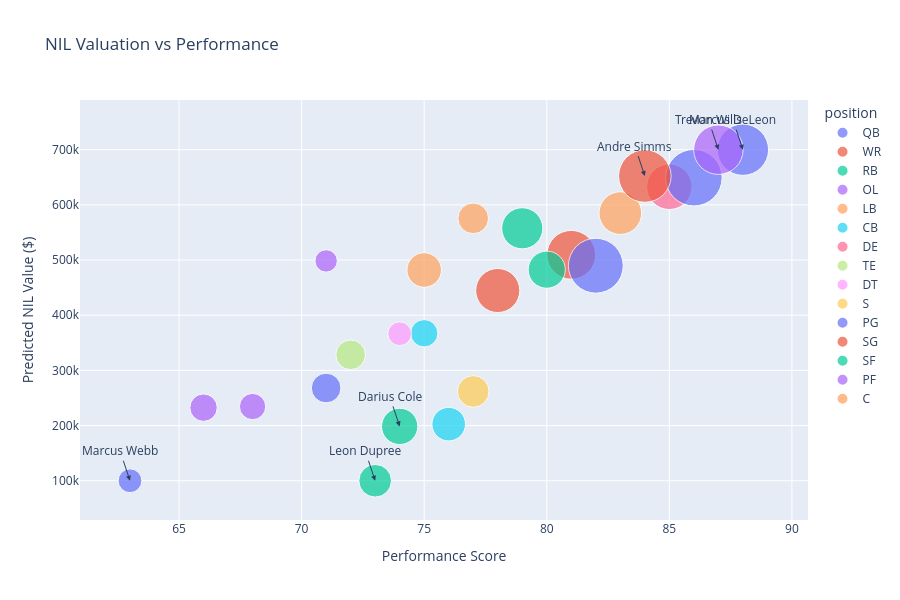

Here is the notebook cell this chart was saved with:
### Markdown cell above
### Multiplier Justification — Required

**Justify every multiplier above 1.1x or below 0.9x. Reference your gap analysis numbers specifically.**

> *QB multiplier = 1.5x because our current quarterback is rated 58 versus a pool average of 79.5 — a 21.5-point gap, the largest single weakness on either roster. Quarterback is also the position most likely to single-handedly change win totals, and football drives the majority of the program's revenue, so we weighted this as our top overall priority.*
>
> *LB multiplier = 1.2x because our linebacker is rated 74 against a pool average of 83, a 9-point gap and the second-largest weakness on the football roster. Linebacker play anchors the front seven, and the pool gives us a real chance to upgrade a starter-level need without paying QB-level premiums.*
>
> *WR multiplier = 0.8x because our wide receiver is rated 84 versus a pool average of 81 — we are already above the pool average at this position, so we have no need to pay a premium here.*
>
> *OL multiplier = 0.8x because our offensive line ratings (79 and 77) both sit above the pool average of 69.5. This is a position of relative strength, not need, so we discounted it to avoid overspending on a group that is already solid.*
>
> *DT multiplier = 0.8x for the same reason — our DT is rated 80 against a pool average of 74, a 6-point cushion in our favor. We would rather direct that NIL spend toward positions with real gaps.*
>
> *SG multiplier = 1.5x because our shooting guard is rated 61 versus a pool average of 81 — a 20-point gap, the single largest weakness across both rosters. Backcourt scoring was the clearest hole in our basketball roster, so we set this as our highest basketball priority alongside point guard.*
>
> *PG multiplier = 1.4x because our point guard is rated 62 against a pool average of 77, a 15-point gap. Point guard runs the offense, and this gap was large enough that we treated it as a near-equal priority to shooting guard.*
>
> *PF multiplier = 0.8x because our power forward is rated 81 versus a pool average of 76.5 — we are already above average here, so this position did not need a premium.*
>
> *C multiplier = 0.8x because our center is rated 83 against a pool average of 76, the largest surplus on either roster. This is our deepest position of strength, so we discounted it the most to free up budget for our guard targets.*
>
> *Across both sports, the pattern is consistent: multipliers above 1.0x mark positions where we are below the pool average and actively need an upgrade (QB, LB, PG, SG), and multipliers below 1.0x mark positions where we are already above the pool average and can afford to pass at a normal price (WR, OL, DT, PF, C). This kept our valuation model aligned with the actual roster gaps from Phase 1 rather than treating every position as equally important.*

### Code cell
# ── PHASE 2 VISUAL: VALUATION VS PERFORMANCE SCATTER (Option B) ─────────────
# Bubble chart: x = performance_score, y = predicted_nil_value,
# bubble size = social_media_followers, color = position.
# Annotated outliers show who is over- or under-valued relative to performance.

# Combine football and basketball into one dataframe
combined_df = pd.concat([fb, bk], ignore_index=True)

# ── CREATE SCATTER / BUBBLE CHART ─────────────────────────────────────────────

fig = px.scatter(
    combined_df,
    x='performance_score',
    y='predicted_nil_value',
    size='social_media_followers',
    color='position',
    hover_name='name',
    title='NIL Valuation vs Performance',
    labels={
        'performance_score': 'Performance Score',
        'predicted_nil_value': 'Predicted NIL Value ($)',
        'social_media_followers': 'Social Media Followers'
    },
    size_max=40
)

# ── IDENTIFY OUTLIERS ─────────────────────────────────────────────────────────
# High valuation despite lower performance OR
# low valuation despite strong performance
#
# "Expected" value is performance_score scaled by the pool's average
# $-per-performance-point ratio, rather than a fixed constant — this way the
# baseline reflects this specific athlete pool instead of an arbitrary number.

dollars_per_performance_point = (
    combined_df['predicted_nil_value'].sum() / combined_df['performance_score'].sum()
)

combined_df['value_gap'] = (
    combined_df['predicted_nil_value'] -
    combined_df['performance_score'] * dollars_per_performance_point
)

# Top overvalued and undervalued players
outliers = pd.concat([
    combined_df.nlargest(3, 'value_gap'),
    combined_df.nsmallest(3, 'value_gap')
])

# ── ADD ANNOTATIONS ───────────────────────────────────────────────────────────

for _, row in outliers.iterrows():
    fig.add_annotation(
        x=row['performance_score'],
        y=row['predicted_nil_value'],
        text=row['name'],
        showarrow=True,
        arrowhead=2
    )

# ── LAYOUT ────────────────────────────────────────────────────────────────────

fig.update_layout(
    height=600,
    xaxis_title='Performance Score',
    yaxis_title='Predicted NIL Value ($)'
)

fig.show()

### Figure 1 — Plotly figure (JSON) as saved in the notebook; plotly's stock layout.template omitted (floating-point values rounded to 4 significant figures)
{"data": [{"hovertemplate": "<b>%{hovertext}</b><br><br>position=QB<br>Performance Score=%{x}<br>Predicted NIL Value ($)=%{y}<br>Social Media Followers=%{marker.size}<extra></extra>", "hovertext": ["Marcus DeLeon", "Tyler Beaumont"], "legendgroup": "QB", "marker": {"color": "#636efa", "size": [42000, 14000], "sizemode": "area", "sizeref": 31.88, "symbol": "circle"}, "mode": "markers", "name": "QB", "orientation": "v", "showlegend": true, "type": "scatter", "x": [88, 71], "xaxis": "x", "y": [700000.0, 268000.0], "yaxis": "y"}, {"hovertemplate": "<b>%{hovertext}</b><br><br>position=WR<br>Performance Score=%{x}<br>Predicted NIL Value ($)=%{y}<br>Social Media Followers=%{marker.size}<extra></extra>", "hovertext": ["Jaylen Hooks"], "legendgroup": "WR", "marker": {"color": "#EF553B", "size": [38000], "sizemode": "area", "sizeref": 31.88, "symbol": "circle"}, "mode": "markers", "name": "WR", "orientation": "v", "showlegend": true, "type": "scatter", "x": [81], "xaxis": "x", "y": [509500.0], "yaxis": "y"}, {"hovertemplate": "<b>%{hovertext}</b><br><br>position=RB<br>Performance Score=%{x}<br>Predicted NIL Value ($)=%{y}<br>Social Media Followers=%{marker.size}<extra></extra>", "hovertext": ["Darius Cole", "Leon Dupree"], "legendgroup": "RB", "marker": {"color": "#00cc96", "size": [21000, 17000], "sizemode": "area", "sizeref": 31.88, "symbol": "circle"}, "mode": "markers", "name": "RB", "orientation": "v", "showlegend": true, "type": "scatter", "x": [74, 73], "xaxis": "x", "y": [198500.0, 100000.0], "yaxis": "y"}, {"hovertemplate": "<b>%{hovertext}</b><br><br>position=OL<br>Performance Score=%{x}<br>Predicted NIL Value ($)=%{y}<br>Social Media Followers=%{marker.size}<extra></extra>", "hovertext": ["Trevor Nkosi", "Cameron Ruiz"], "legendgroup": "OL", "marker": {"color": "#ab63fa", "size": [8000, 11000], "sizemode": "area", "sizeref": 31.88, "symbol": "circle"}, "mode": "markers", "name": "OL", "orientation": "v", "showlegend": true, "type": "scatter", "x": [71, 68], "xaxis": "x", "y": [498400.0, 234500.0], "yaxis": "y"}, {"hovertemplate": "<b>%{hovertext}</b><br><br>position=LB<br>Performance Score=%{x}<br>Predicted NIL Value ($)=%{y}<br>Social Media Followers=%{marker.size}<extra></extra>", "hovertext": ["Devon Parish"], "legendgroup": "LB", "marker": {"color": "#FFA15A", "size": [29000], "sizemode": "area", "sizeref": 31.88, "symbol": "circle"}, "mode": "markers", "name": "LB", "orientation": "v", "showlegend": true, "type": "scatter", "x": [83], "xaxis": "x", "y": [585100.0], "yaxis": "y"}, {"hovertemplate": "<b>%{hovertext}</b><br><br>position=CB<br>Performance Score=%{x}<br>Predicted NIL Value ($)=%{y}<br>Social Media Followers=%{marker.size}<extra></extra>", "hovertext": ["Malik Shores", "Derrick Hollis"], "legendgroup": "CB", "marker": {"color": "#19d3f3", "size": [18000, 12000], "sizemode": "area", "sizeref": 31.88, "symbol": "circle"}, "mode": "markers", "name": "CB", "orientation": "v", "showlegend": true, "type": "scatter", "x": [76, 75], "xaxis": "x", "y": [202600.0, 367300.0], "yaxis": "y"}, {"hovertemplate": "<b>%{hovertext}</b><br><br>position=DE<br>Performance Score=%{x}<br>Predicted NIL Value ($)=%{y}<br>Social Media Followers=%{marker.size}<extra></extra>", "hovertext": ["Isaiah Fountain"], "legendgroup": "DE", "marker": {"color": "#FF6692", "size": [33000], "sizemode": "area", "sizeref": 31.88, "symbol": "circle"}, "mode": "markers", "name": "DE", "orientation": "v", "showlegend": true, "type": "scatter", "x": [85], "xaxis": "x", "y": [632900.0], "yaxis": "y"}, {"hovertemplate": "<b>%{hovertext}</b><br><br>position=TE<br>Performance Score=%{x}<br>Predicted NIL Value ($)=%{y}<br>Social Media Followers=%{marker.size}<extra></extra>", "hovertext": ["Bryce Tillman"], "legendgroup": "TE", "marker": {"color": "#B6E880", "size": [14000], "sizemode": "area", "sizeref": 31.88, "symbol": "circle"}, "mode": "markers", "name": "TE", "orientation": "v", "showlegend": true, "type": "scatter", "x": [72], "xaxis": "x", "y": [328200.0], "yaxis": "y"}, {"hovertemplate": "<b>%{hovertext}</b><br><br>position=DT<br>Performance Score=%{x}<br>Predicted NIL Value ($)=%{y}<br>Social Media Followers=%{marker.size}<extra></extra>", "hovertext": ["Quinton Graves"], "legendgroup": "DT", "marker": {"color": "#FF97FF", "size": [9000], "sizemode": "area", "sizeref": 31.88, "symbol": "circle"}, "mode": "markers", "name": "DT", "orientation": "v", "showlegend": true, "type": "scatter", "x": [74], "xaxis": "x", "y": [366400.0], "yaxis": "y"}, {"hovertemplate": "<b>%{hovertext}</b><br><br>position=S<br>Performance Score=%{x}<br>Predicted NIL Value ($)=%{y}<br>Social Media Followers=%{marker.size}<extra></extra>", "hovertext": ["Elijah Vance"], "legendgroup": "S", "marker": {"color": "#FECB52", "size": [16000], "sizemode": "area", "sizeref": 31.88, "symbol": "circle"}, "mode": "markers", "name": "S", "orientation": "v", "showlegend": true, "type": "scatter", "x": [77], "xaxis": "x", "y": [261900.0], "yaxis": "y"}, {"hovertemplate": "<b>%{hovertext}</b><br><br>position=PG<br>Performance Score=%{x}<br>Predicted NIL Value ($)=%{y}<br>Social Media Followers=%{marker.size}<extra></extra>", "hovertext": ["Jordan Baptiste", "Marcus Webb", "Marques Ellison"], "legendgroup": "PG", "marker": {"color": "#636efa", "size": [51000, 9000, 48000], "sizemode": "area", "sizeref": 31.88, "symbol": "circle"}, "mode": "markers", "name": "PG", "orientation": "v", "showlegend": true, "type": "scatter", "x": [86, 63, 82], "xaxis": "x", "y": [649200.0, 100000.0, 489700.0], "yaxis": "y"}, {"hovertemplate": "<b>%{hovertext}</b><br><br>position=SG<br>Performance Score=%{x}<br>Predicted NIL Value ($)=%{y}<br>Social Media Followers=%{marker.size}<extra></extra>", "hovertext": ["Andre Simms", "Rasheed Omar"], "legendgroup": "SG", "marker": {"color": "#EF553B", "size": [44000, 31000], "sizemode": "area", "sizeref": 31.88, "symbol": "circle"}, "mode": "markers", "name": "SG", "orientation": "v", "showlegend": true, "type": "scatter", "x": [84, 78], "xaxis": "x", "y": [652200.0, 444800.0], "yaxis": "y"}, {"hovertemplate": "<b>%{hovertext}</b><br><br>position=SF<br>Performance Score=%{x}<br>Predicted NIL Value ($)=%{y}<br>Social Media Followers=%{marker.size}<extra></extra>", "hovertext": ["Kofi Mensah", "Dante Rivers"], "legendgroup": "SF", "marker": {"color": "#00cc96", "size": [27000, 22000], "sizemode": "area", "sizeref": 31.88, "symbol": "circle"}, "mode": "markers", "name": "SF", "orientation": "v", "showlegend": true, "type": "scatter", "x": [79, 80], "xaxis": "x", "y": [557600.0, 482500.0], "yaxis": "y"}, {"hovertemplate": "<b>%{hovertext}</b><br><br>position=PF<br>Performance Score=%{x}<br>Predicted NIL Value ($)=%{y}<br>Social Media Followers=%{marker.size}<extra></extra>", "hovertext": ["Trevon Wills", "Pharrell King"], "legendgroup": "PF", "marker": {"color": "#ab63fa", "size": [39000, 12000], "sizemode": "area", "sizeref": 31.88, "symbol": "circle"}, "mode": "markers", "name": "PF", "orientation": "v", "showlegend": true, "type": "scatter", "x": [87, 66], "xaxis": "x", "y": [700000.0, 232500.0], "yaxis": "y"}, {"hovertemplate": "<b>%{hovertext}</b><br><br>position=C<br>Performance Score=%{x}<br>Predicted NIL Value ($)=%{y}<br>Social Media Followers=%{marker.size}<extra></extra>", "hovertext": ["Damien Cross", "Calvin Osei"], "legendgroup": "C", "marker": {"color": "#FFA15A", "size": [19000, 15000], "sizemode": "area", "sizeref": 31.88, "symbol": "circle"}, "mode": "markers", "name": "C", "orientation": "v", "showlegend": true, "type": "scatter", "x": [75, 77], "xaxis": "x", "y": [482000.0, 575600.0], "yaxis": "y"}], "layout": {"annotations": [{"arrowhead": 2, "showarrow": true, "text": "Trevon Wills", "x": 87, "y": 700000}, {"arrowhead": 2, "showarrow": true, "text": "Marcus DeLeon", "x": 88, "y": 700000}, {"arrowhead": 2, "showarrow": true, "text": "Andre Simms", "x": 84, "y": 652237}, {"arrowhead": 2, "showarrow": true, "text": "Leon Dupree", "x": 73, "y": 100000}, {"arrowhead": 2, "showarrow": true, "text": "Marcus Webb", "x": 63, "y": 100000}, {"arrowhead": 2, "showarrow": true, "text": "Darius Cole", "x": 74, "y": 198518}], "height": 600, "legend": {"itemsizing": "constant", "title": {"text": "position"}, "tracegroupgap": 0}, "title": {"text": "NIL Valuation vs Performance"}, "xaxis": {"anchor": "y", "domain": [0, 1], "title": {"text": "Performance Score"}}, "yaxis": {"anchor": "x", "domain": [0, 1], "title": {"text": "Predicted NIL Value ($)"}}}}
